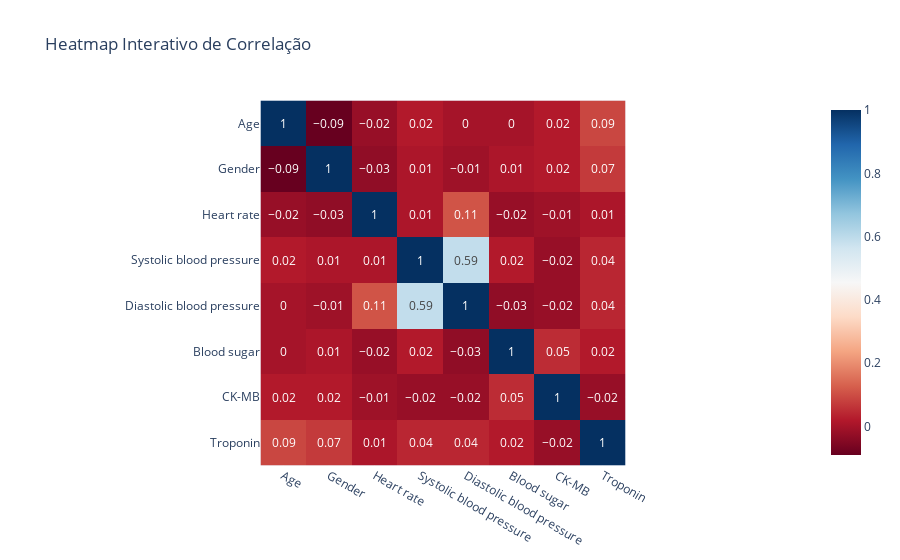

Notebook code cell kept with this figure:
### Markdown cell above
**Conclusão possível:**

- O histograma mostra a distribuição etária dos pacientes em cada grupo, evidenciando se há maior concentração de positivos em faixas etárias mais avançadas.
- Facilita a visualização de sobreposição e diferenças entre os grupos, auxiliando na identificação de perfis de risco.

### Code cell
# Heatmap interativo de correlação entre variáveis numéricas
corr = df.select_dtypes(include='number').corr()
fig = px.imshow(corr.round(2), text_auto=True, color_continuous_scale='RdBu',
                 title='Heatmap Interativo de Correlação')
fig.show()

### Figure 1 — Plotly figure (JSON) as saved in the notebook; plotly's stock layout.template omitted (floating-point values rounded to 4 significant figures)
{"data": [{"coloraxis": "coloraxis", "hovertemplate": "x: %{x}<br>y: %{y}<br>color: %{z}<extra></extra>", "name": "0", "texttemplate": "%{z}", "type": "heatmap", "x": ["Age", "Gender", "Heart rate", "Systolic blood pressure", "Diastolic blood pressure", "Blood sugar", "CK-MB", "Troponin"], "xaxis": "x", "y": ["Age", "Gender", "Heart rate", "Systolic blood pressure", "Diastolic blood pressure", "Blood sugar", "CK-MB", "Troponin"], "yaxis": "y", "z": [[1, -0.09, -0.02, 0.02, 0, 0, 0.02, 0.09], [-0.09, 1, -0.03, 0.01, -0.01, 0.01, 0.02, 0.07], [-0.02, -0.03, 1, 0.01, 0.11, -0.02, -0.01, 0.01], [0.02, 0.01, 0.01, 1, 0.59, 0.02, -0.02, 0.04], [0, -0.01, 0.11, 0.59, 1, -0.03, -0.02, 0.04], [0, 0.01, -0.02, 0.02, -0.03, 1, 0.05, 0.02], [0.02, 0.02, -0.01, -0.02, -0.02, 0.05, 1, -0.02], [0.09, 0.07, 0.01, 0.04, 0.04, 0.02, -0.02, 1]]}], "layout": {"coloraxis": {"colorscale": [[0, "rgb(103,0,31)"], [0.1, "rgb(178,24,43)"], [0.2, "rgb(214,96,77)"], [0.3, "rgb(244,165,130)"], [0.4, "rgb(253,219,199)"], [0.5, "rgb(247,247,247)"], [0.6, "rgb(209,229,240)"], [0.7, "rgb(146,197,222)"], [0.8, "rgb(67,147,195)"], [0.9, "rgb(33,102,172)"], [1, "rgb(5,48,97)"]]}, "title": {"text": "Heatmap Interativo de Correlação"}, "xaxis": {"anchor": "y", "constrain": "domain", "domain": [0, 1], "scaleanchor": "y"}, "yaxis": {"anchor": "x", "autorange": "reversed", "constrain": "domain", "domain": [0, 1]}}}
